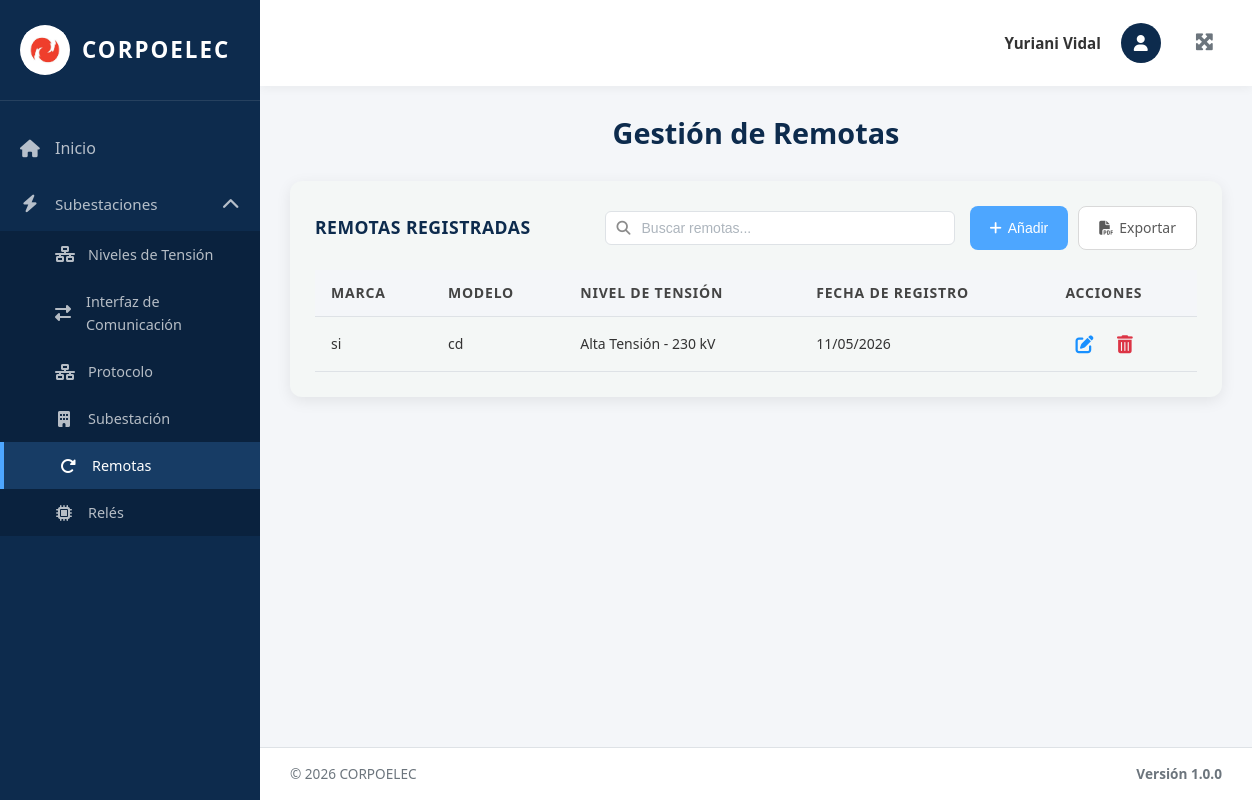
The page /remotas/ (signed in) on the database as committed earlier.
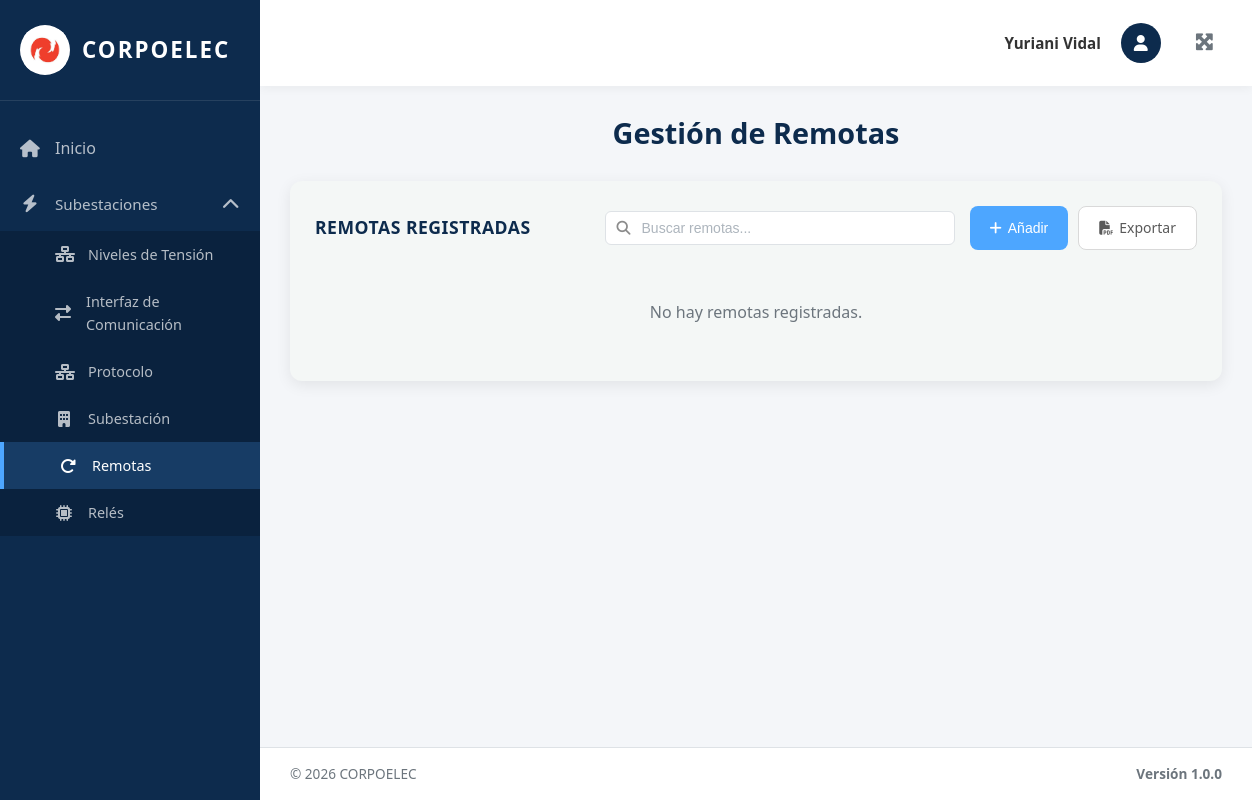
The same page on the database as committed later.
### equipos/models.py (models this page shows, shortened)
class Remota(models.Model):
    Id_Remota = models.AutoField(primary_key=True)  # Identificador único
    Id_Ten = models.ForeignKey(NivelTension, on_delete=models.CASCADE, related_name='remotas')  # Nivel de tensión asociado
    Marca = models.CharField(max_length=100)  # Marca del fabricante
    Modelo = models.CharField(max_length=100)  # Modelo específico de la remota
    Fecha_Reg = models.DateField(auto_now_add=True)  # Fecha de registro automática
    creado_por = models.ForeignKey(User, on_delete=models.SET_NULL, null=True, blank=True, related_name='remotas_creadas')  # Usuario que creó el registro
    Interfaces = models.ManyToManyField("InterfazDeComunicacion", blank=True, related_name='remotas_asociadas')
    Protocolos = models.ManyToManyField("Protocolo", blank=True, related_name='remotas_asociadas')
    Niveles_Ten = models.ManyToManyField("NivelTension", blank=True, related_name='remotas_multiples')
    class Meta:
        verbose_name = 'Remota'
        verbose_name_plural = 'Remotas'
        ordering = ['Id_Remota']

class NivelTension(models.Model):
    TIPO_CHOICES = [
        ('AT', 'Alta Tensión'),
        ('MT', 'Media Tensión'),
        ('BT', 'Baja Tensión'),
    ]
    NIVEL_CHOICES = [
        ('230kV', '230 kV'),
        ('115kV', '115 kV'),
        ('34.5kV', '34.5 kV'),
        ('13.8kV', '13.8 kV'),
    ]
    Id_Ten = models.AutoField(primary_key=True)  # Identificador único
    Tipo_ten = models.CharField(max_length=5, choices=TIPO_CHOICES, default='AT')  # Tipo de tensión (AT/MT/BT)
    Nivel = models.CharField(max_length=10, choices=NIVEL_CHOICES)  # Valor del nivel (115kV, 34.5kV, etc.)
    Fecha_Reg = models.DateField(auto_now_add=True)  # Fecha de registro automática
    creado_por = models.ForeignKey(User, on_delete=models.SET_NULL, null=True, blank=True, related_name='niveles_tension_creados')  # Usuario que creó el registro
    class Meta:
        verbose_name = 'Nivel de Tensión'
        verbose_name_plural = 'Niveles de Tensión'
        ordering = ['Id_Ten']  # Orden por ID ascendente

### equipos/views.py (the view, shortened to what this page needs)
# urls.py: path('remotas/', remotas_view, name='remotas'),
@login_required(login_url='/login/')
def remotas_view(request):
    remotas_list = Remota.objects.all().order_by('Id_Remota')
    paginator = Paginator(remotas_list, 10)
    page_number = request.GET.get('page')
    page_obj = paginator.get_page(page_number)
    tensiones = NivelTension.objects.all().order_by('Nivel')
    context = {
        'title': 'Remotas',
        'page_obj': page_obj,
        'tensiones': tensiones,
        'is_admin': request.user.is_superuser
    }
    return render(request, 'remotas.html', context)

### templates/remotas.html (shortened to what this page needs)
{% extends 'base.html' %}
{% load static %}
{% block content %}
<div class="welcome-text">
  <h2>Gestión de Remotas</h2>
</div>
<div class="table-section">
  <div class="table-header">
    <h3>Remotas Registradas</h3>
    <div class="header-actions">
      <div class="search-container">
        <input type="text" class="search-input" id="searchInput" placeholder="Buscar remotas..." onkeyup="filterTable()">
      </div>
      <div class="action-buttons">
        <button type="button" class="btn btn-primary btn-add-top" onclick="document.getElementById('addModal').classList.add('active')">
          <i class="fas fa-plus"></i> Añadir
        </button>
        <a href="{% url 'exportar_remotas_pdf' %}" class="btn btn-secondary btn-add-top">
          <i class="fas fa-file-pdf"></i> Exportar
        </a>
      </div>
    </div>
  </div>
  {% if page_obj.paginator.count > 0 %}
  <table class="data-table">
    <thead>
      <tr>
        <th>Marca</th>
        <th>Modelo</th>
        <th>Nivel de Tensión</th>
        <th>Fecha de Registro</th>
        <th>Acciones</th>
      </tr>
    </thead>
    <tbody>
      {% for remota in page_obj %}
      <tr>
        <td>{{ remota.Marca }}</td>
        <td>{{ remota.Modelo }}</td>
          <td>{{ remota.Id_Ten.get_Tipo_ten_display }} - {{ remota.Id_Ten.get_Nivel_display }}</td>
        <td>{{ remota.Fecha_Reg|date:"d/m/Y" }}</td>
        <td class="actions-cell">
          <button type="button" class="btn-icon btn-edit" title="Editar" onclick="openEditModal({{ remota.Id_Remota }}, '{{ remota.Marca }}', '{{ remota.Modelo }}', {{ remota.Id_Ten.Id_Ten }})">
            <i class="fas fa-edit"></i>
          </button>
            <form method="post" style="display: inline;" onsubmit="return confirmarEliminacion(this);">
              <button type="submit" class="btn-icon btn-delete" title="Eliminar">
                <i class="fas fa-trash-alt"></i>
              </button>
            </form>
        </td>
      </tr>
      {% endfor %}
    </tbody>
  </table>
  {% else %}
  <p class="no-data">No hay remotas registradas.</p>
  {% endif %}
</div>
{% endblock %}

Rows that differ between the two databases and show on the page:
removed Remota: Marca "si", Modelo "cd", Id_Ten.Tipo_ten "Alta Tensión", Id_Ten.Nivel "230 kV", Fecha_Reg "11/05/2026"
Other text that changed with them:
text no longer shown: "MARCA MODELO NIVEL DE TENSIÓN FECHA DE REGISTRO ACCIONES"
text now shown: "No hay remotas registradas."
